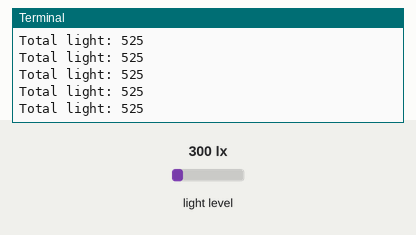
Recording of a program running on a simulated Raspberry Pi (BCM pin numbers). Parts: the last lines printed to the terminal. The test bench sets the inputs (shaded band); at power-on: light level 300 lx. Library files of the repository ran but are not shown: TSL2591.py.

Above: at 1.2 s.
1.3 s: light level set to 40 lx
At 1.6 s:
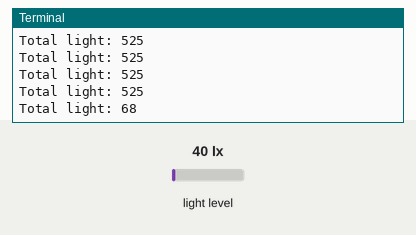
2.8 s: light level set to 500 lx
At 2.84 s:
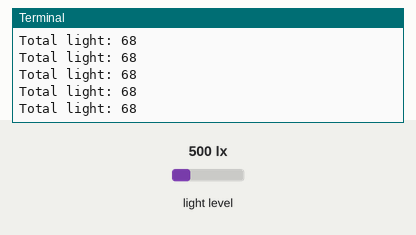
Timing chart, 0 to 5.8 s (numbered marks = the images above; inputs shaded):
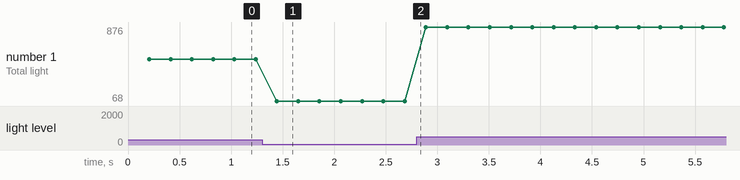

The program:

main.py
```python
import time
import TSL2591

sensor = TSL2591.TSL2591()
# sensor.SET_InterruptThreshold(0xff00, 0x0010)

while True:
    lux = sensor.Lux
    print('Total light: %d'%lux)
    sensor.TSL2591_SET_LuxInterrupt(50, 200)

    # infrared = sensor.Read_Infrared
    # print('Infrared light: %d'%infrared)
    # visible = sensor.Read_Visible
    # print('Visible light: %d'%visible)
    # full_spectrum = sensor.Read_FullSpectrum
    # print('Full spectrum (IR + visible) light: %d'%full_spectrum)
```

Measured:
- after the input at 1.3 s, the terminal: prints a new line after 0.14 s (image 1)
- plotted number 1: 525 → 68 after the input at 1.3 s, 68 → 876 after the input at 2.8 s
